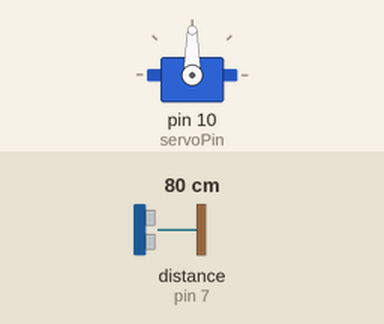
Bench run of a sketch on a simulated Arduino Uno, built with avr-gcc and run on an emulated ATmega328P. On the bench: servo. Wiring (inferred from the names in the program): ultrasonic range finder: trigger pin 6; echo pin 7. The test bench sets the inputs (shaded band); at power-on: distance to the obstacle (sensor on pin 7) 80 cm. The echo pulse lasts 58.3 µs per cm.

Above: at 1.2 s.
1.3 s: distance to the obstacle (sensor on pin 7) set to 12 cm
2.8 s: distance to the obstacle (sensor on pin 7) set to 9 cm
At 4.1 s:
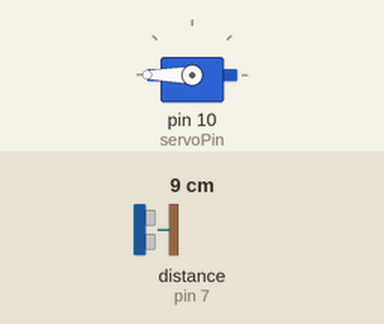
Timing chart, 0 to 5.8 s (numbered marks = the images above; inputs shaded):
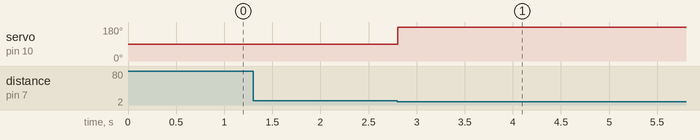

The sketch:

Automatic_BIN.ino
```cpp
#define echoPin 7
#define trigPin 6
#define servoPin 10
#include <Servo.h>

Servo scanner;

void setup() {
  pinMode(echoPin,INPUT);
  pinMode(trigPin,OUTPUT);
  scanner.attach(servoPin);
}

void loop() {
  open();
}

long getValue(){
  digitalWrite(trigPin,LOW);
  delayMicroseconds(10);
  digitalWrite(trigPin,HIGH);
  delayMicroseconds(10);
  digitalWrite(trigPin,LOW);
  long value=pulseIn(echoPin,HIGH);
  if (value == 0)
    return 9999;
  else
    return (value/2)/29.1;
}

boolean needToOpen(){
  if(getValue()<10)
    return true;
  else
    return false;
}

void open(){
  if(needToOpen()){
    scanner.write(360);
    delay(5000);
    scanner.write(0);
  }
}
```

Measured:
- the behaviour switches between 11 and 10 cm on distance to the obstacle (sensor on pin 7) (found by bisection; images 0 and 1)
- after the input at 1.3 s, every drawn part: stays the same
- after the input at 2.8 s, servo on pin 10 (servoPin): 90° → 180° at once
